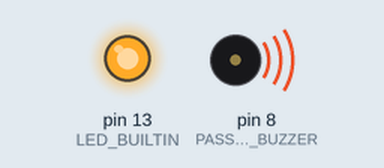
Recording of a sketch running on a simulated Arduino Uno, built with avr-gcc and run on an emulated ATmega328P. Shown: output pins drawn as LEDs (lit = HIGH), buzzer (waves = sounding).

Above: at 0.3 s.
At 11.9 s:
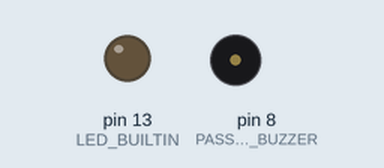
Timing chart, 0 to 15.0 s (numbered marks = the images above):
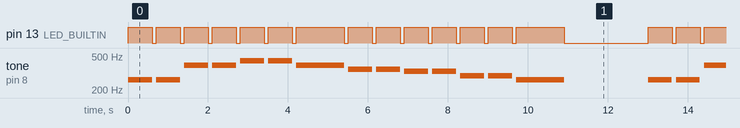

Measured:
- by itself, pin 13 (LED_BUILTIN): repeats every 13.0 s: HIGH 1.2 s, 6 × (LOW 0.10 s, HIGH 0.60 s), LOW 0.10 s, HIGH 1.2 s, LOW 2.1 s, 6 × (HIGH 0.60 s, LOW 0.10 s)
- by itself, tone on pin 8 (PASSIVE_BUZZER): plays 262 Hz for 0.60 s, 262 Hz for 0.60 s, 392 Hz for 0.60 s, 392 Hz for 0.60 s, 440 Hz for 0.60 s, 440 Hz for 0.60 s … (140 notes in this stretch)

The sketch:

PassiveBuzzer.ino
```cpp
#define NOTE_B0  31
#define NOTE_C1  33
#define NOTE_CS1 35
#define NOTE_D1  37
#define NOTE_DS1 39
#define NOTE_E1  41
#define NOTE_F1  44
#define NOTE_FS1 46
#define NOTE_G1  49
#define NOTE_GS1 52
#define NOTE_A1  55
#define NOTE_AS1 58
#define NOTE_B1  62
#define NOTE_C2  65
#define NOTE_CS2 69
#define NOTE_D2  73
#define NOTE_DS2 78
#define NOTE_E2  82
#define NOTE_F2  87
#define NOTE_FS2 93
#define NOTE_G2  98
#define NOTE_GS2 104
#define NOTE_A2  110
#define NOTE_AS2 117
#define NOTE_B2  123
#define NOTE_C3  131
#define NOTE_CS3 139
#define NOTE_D3  147
#define NOTE_DS3 156
#define NOTE_E3  165
#define NOTE_F3  175
#define NOTE_FS3 185
#define NOTE_G3  196
#define NOTE_GS3 208
#define NOTE_A3  220
#define NOTE_AS3 233
#define NOTE_B3  247
#define NOTE_C4  262
#define NOTE_CS4 277
#define NOTE_D4  294
#define NOTE_DS4 311
#define NOTE_E4  330
#define NOTE_F4  349
#define NOTE_FS4 370
#define NOTE_G4  392
#define NOTE_GS4 415
#define NOTE_A4  440
#define NOTE_AS4 466
#define NOTE_B4  494
#define NOTE_C5  523
#define NOTE_CS5 554
#define NOTE_D5  587
#define NOTE_DS5 622
#define NOTE_E5  659
#define NOTE_F5  698
#define NOTE_FS5 740
#define NOTE_G5  784
#define NOTE_GS5 831
#define NOTE_A5  880
#define NOTE_AS5 932
#define NOTE_B5  988
#define NOTE_C6  1047
#define NOTE_CS6 1109
#define NOTE_D6  1175
#define NOTE_DS6 1245
#define NOTE_E6  1319
#define NOTE_F6  1397
#define NOTE_FS6 1480
#define NOTE_G6  1568
#define NOTE_GS6 1661
#define NOTE_A6  1760
#define NOTE_AS6 1865
#define NOTE_B6  1976
#define NOTE_C7  2093
#define NOTE_CS7 2217
#define NOTE_D7  2349
#define NOTE_DS7 2489
#define NOTE_E7  2637
#define NOTE_F7  2794
#define NOTE_FS7 2960
#define NOTE_G7  3136
#define NOTE_GS7 3322
#define NOTE_A7  3520
#define NOTE_AS7 3729
#define NOTE_B7  3951
#define NOTE_C8  4186
#define NOTE_CS8 4435
#define NOTE_D8  4699
#define NOTE_DS8 4978

#define PASSIVE_BUZZER 8
int melody[] = {
  NOTE_C4, NOTE_C4, NOTE_G4, NOTE_G4, NOTE_A4, NOTE_A4, NOTE_G4, NOTE_F4, NOTE_F4, NOTE_E4, NOTE_E4, NOTE_D4, NOTE_D4, NOTE_C4,
  NOTE_G4, NOTE_G4, NOTE_F4, NOTE_F4, NOTE_E4, NOTE_E4, NOTE_D4, NOTE_G4, NOTE_G4, NOTE_F4, NOTE_F4, NOTE_E4, NOTE_E4, NOTE_D4,
  NOTE_C4, NOTE_C4, NOTE_G4, NOTE_G4, NOTE_A4, NOTE_A4, NOTE_G4, NOTE_F4, NOTE_F4, NOTE_E4, NOTE_E4, NOTE_D4, NOTE_D4, NOTE_C4
};
int duration = 500;
void setup() {
  pinMode(LED_BUILTIN, OUTPUT);
}
void loop() {
  for (int thisNote = 0; thisNote < 14; thisNote++) {
    duration = 600;
    if (thisNote == 6 || thisNote == 13 || thisNote == 20 || thisNote == 27 || thisNote == 34 || thisNote == 41) {
      duration = 1200;
    }
    // Turn on onboard LED and play current note
    tone(PASSIVE_BUZZER, melody[thisNote], duration);
    digitalWrite(LED_BUILTIN, HIGH);
    delay(duration);
    // Turn off onboard LED and play next note after 100 milliseconds
    digitalWrite(LED_BUILTIN, LOW);
    delay(100);
  }
  // restart song after two seconds
  delay(2000);
}
```
